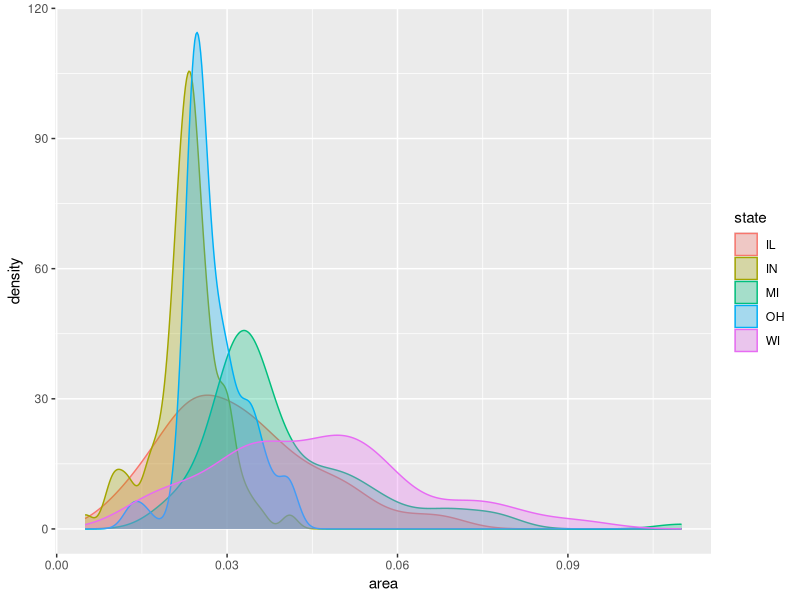
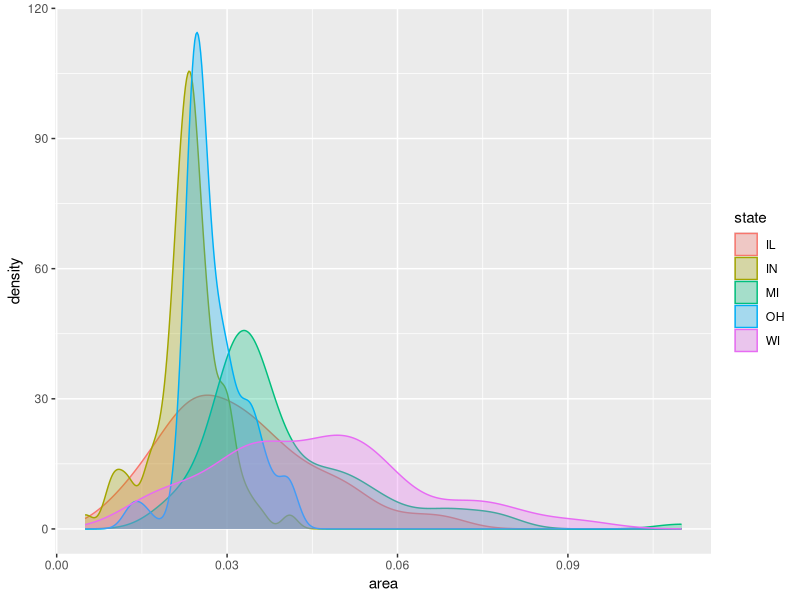

Recreate these plots in R, in order.
##27.Export pdf file


library(ggplot2)

ggplot(data = midwest, mapping = aes(x=area, color=state, fill=state))+geom_density(alpha=0.3)
ggsave("test_plots.pdf", width=10, height=6)

